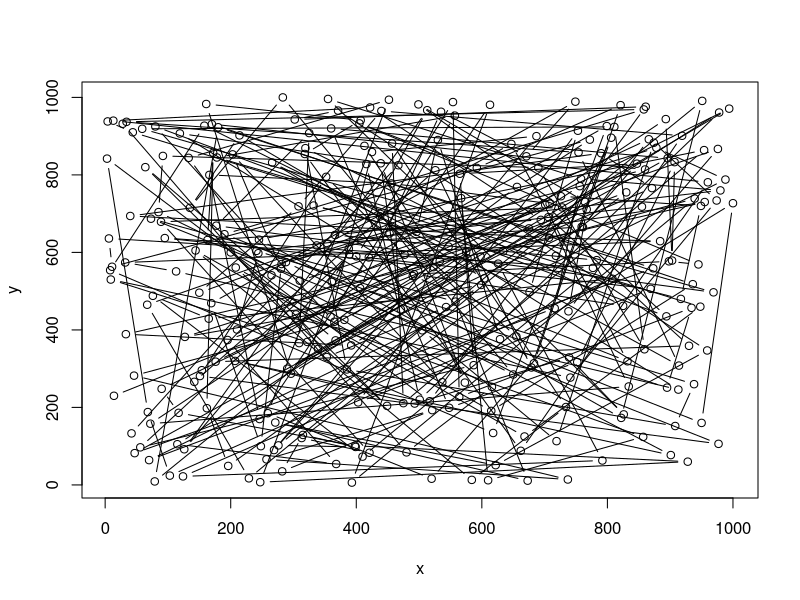

Here is the R script that generated this plot: (Note: this script raises an error after producing the figure.)
###########################################
# Description
################

# The Travelling Salesman Problem (TSP) is one of the most intensively studied problems in optimizations research. 

# The problem is formulated as follows:
# Given a list of cities and the pairiwse distances between each city, what is the shortest possible 
# route that connects each city exactly once

# Despite it's easy problem formulation, the TSP is NP-hard and computationally expensive. 
# It is possible that the running time for any algorithm for the TSP increases superpolynomially with the number of cities/nodes

# Here I list several methods which attempt to 'solve' the TSP
# 1) Brutue Forcing - Consider all n! possible routes and choose the one which minimizes the total travelled distance.
# 2) Nearest Neighbour - Beginning with an initial node, iteratively pick the next subsequent node as the node which is closest to the previous node 
# 3) 2 opt - Beginning with an initial route, randomly permute two nodes and accept the new route only if the total distance is minimzed 
# 4) Simmulated Anealling - An extension on local descent algorithms with the ability to escape local minima. 
#                           Local minima are escaped through the use of a decaying temperature + acceptance function in which 'worse' solutions are accepted
#                           as intemediary routes with probability roughly proportional to the change in solution between iterations and 
#                           roughly inversely proportional with the number of iterations  

# Method 1 is compuationally prohibitive for any non-small n and therefore is not considered in this syntax. 
# Method 2 by far offers the quickest solution which reasonably approximates the global solution. However is known to produce local minima.
# Method 3 is a 'greedy' local descent algorithm which iteratively improves the route and will in the long term produce a more optimal solution than method 2
# Method 4 is the slowest, however with the addition of an acceptance function (similar to the Metropolis Hastings Algorithm), has the unique ability to escape local minima.
# Here I consider using method 2 to build an iniial framework for simulated annealing. 

# Note that in this syntax I have sacrificed some computation speed in order to produce live plot animations of how the route and cost function are changing over time.
# However by updating the plot only once every 0.1 seconds if an improved solution is available, the cost of plotting is greatly reduced
# After running a few microbenchmarks, the bottleneck is in computation of the total distance
#################################################

cities <- 300 
df <- data.frame(x = sample(1000, cities), y = sample(1000, cities))
plot(df, type = 'b')

dist_mtx <- as.matrix(dist(df))

# Compute the total distance given the ordering of the cities in the path
distance <- function(order){
  total_distance <- 0
  for (i in 1:(length(order)-1)) {
    total_distance <- total_distance + dist[order[i], order[i+1]]
  }
  return(total_distance)
} 
# Evaluation of the distance function takes 0.2 milliseconds for n = 300 cities. Execution takes 0.6 milliseconds without use of a distance matrix 
# This is a bottleneck. Roughly 80% of computation time during each iteration in the while() loop is spent computing total distance

# swap 3 randomly picked cities in the ordering
swap <- function(order) {
  swaps <- 3
  indices <- sample(1:length(order), swaps); temp <- rep(0,swaps)
  for (i in 1:swaps){
    temp[i] = order[indices[i]]
  }
  for (j in 1:(swaps-1)){
    order[indices[j]] = temp[j+1]
  }
  order[indices[swaps]] = temp[1]
  return(order)
} # Execution takes 0.008 milliseconds and speed seems mostly independent of n.

# returns the probability with which a solution should be accepted
accptFun <- function(delE, t) {
  return(1/(1+exp(delE/t)))
}

# Initialization
t = 1e4; order <- 1:cities; E <- distance(order = order); iter <- 1; Error <- c(E)

{
startTime <- currentTime <- proc.time()["elapsed"]
wait <- 15
par(mfrow = c(1,2))
while(proc.time() - startTime < wait) {
  newOrder <- swap(order = order)
  newE <- distance(order = newOrder)
  
  rand <- runif(1, min = 0, max = 1)
  acpt <- accptFun(newE - E, t)
  
  if(rand <= acpt) {
    delE <- newE - E
    
    cat("Iteration: ", iter, ", Time: ", proc.time() - startTime, "Temperature: ", t, "\n")
    cat("Order: ", order, ", New Order: ", newOrder, "\n")
    cat("Total Distance: ", E, "Del E: ", delE, ", New Total Distance: ", newE, "\n")
    cat("\n\n")
    
    E <- newE
    order <- newOrder
    t <- t * 0.9
    iter <- iter + 1
    Error[iter] = E
    plot(x,y); lines(df[order,])
    plot(1:iter, Error, xlab = "Iterations", ylab = "Total Distance", type = "l")
    Sys.sleep(0.075)
  }
}
}

# plot(x,y); lines(df[order,])
